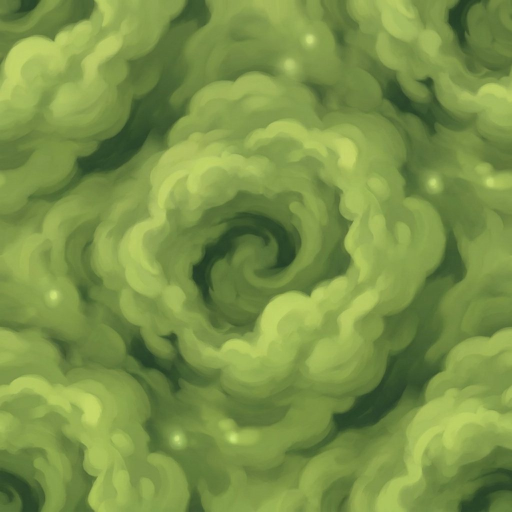
#> input picture src/img/fb2/tex_mist.jpg, 1024 x 1024 px (shown at 1/2 size)
$ python cut_setfx.py ../src/img/fb2/tex_mist.jpg ../src/img/fb2/tex_plateau.jpg
#> lines starting #> are read from the running program, lines starting #| are printed output that depends on the picture
"""设计 85 / 86：套装特效图（2×2，每格 512，黑底）切开 → src/img/fb/set_*.png
用法：python3 tools/cut_setfx.py 原图 输出目录
中间有白色分隔线（510～513px），每格往里缩 8px。
设计 86：套装改红色（#ff4040）：原图绿色的部分换成红色，金色部分不动；
输出带透明度的 PNG：透明度 = 亮度（最亮的通道），颜色按透明度除回来——黑底 = 全透明，叠在浅色面板、深色底上都对。
- set_ring：左上 符文光环（去掉中间白光，垫在图标后面、脚下用）；set_rune：左上整格；set_burst：右上 爆光；set_pillar：右下 光柱（只留中间一条，两端在代码里淡出）
- set_star0..3：左下 星星粒子里挑 4 颗单独的星星（每颗 48×48）"""
import sys
import numpy as np
from PIL import Image
from scipy import ndimage
src, out = sys.argv[1], sys.argv[2]
im = Image.open(src).convert('RGB'); W, H = im.size; c = W // 2
#> further down, im is the input picture: PIL image 1024x1024 RGB; mean R, G, B 122.4, 146.9, 71.6
#> after `W, H = im.size`: W = 1024; H = 1024
#> after `c = W // 2`: c = 512
tile = lambda x, y: im.crop((x * c + 8, y * c + 8, (x + 1) * c - 8, (y + 1) * c - 8))

def red(a):
    """设计 86b：按色相换色——偏柠檬黄的金色拉回正金色；只把绿色（色相 80°～160°，边上软过渡）换成同样亮度、同样饱和度的红色（色相 0°）；金色、白色不动"""
    a = a.astype(np.float32); mx = a.max(axis=2); mn = a.min(axis=2); d = mx - mn
    r, g, b = a[..., 0], a[..., 1], a[..., 2]; dd = np.maximum(d, 1e-3)
    h = np.where(mx == r, ((g - b) / dd) % 6, np.where(mx == g, (b - r) / dd + 2, (r - g) / dd + 4)) * 60
    sat = d / np.maximum(mx, 1)
    w = (np.clip((h - 70) / 20, 0, 1) * np.clip((170 - h) / 20, 0, 1) * np.clip((sat - 0.08) / 0.12, 0, 1))[..., None]
    redc = np.stack([mx, mn, mn * 0.9], -1)
    # 原图的金色里有一部分偏柠檬黄（色相 55°～80°），跟红色放在一起看着发黄绿：拉到正金色（色相 42°），亮度、饱和度不变
    w2 = (np.clip((h - 52) / 6, 0, 1) * np.clip((85 - h) / 10, 0, 1) * np.clip((sat - 0.08) / 0.12, 0, 1))[..., None] * (1 - w)
    gold = np.stack([mx, mn + (mx - mn) * 0.7, mn], -1)
    return a * (1 - w - w2) + redc * w + gold * w2

def save(arr, name):
#> called with name = 'ring'
    a = red(arr); al = a.max(axis=2); col = np.where(al[..., None] > 0, a * 255 / np.maximum(al[..., None], 1), 0)
    Image.fromarray(np.dstack([np.clip(col, 0, 255), al]).astype(np.uint8), 'RGBA').save(f'{out}/set_{name}.png', optimize=True)

sz = lambda img, w, h: np.asarray(img.resize((w, h), Image.LANCZOS)).astype(np.float32)
r0 = sz(tile(0, 0), 256, 256); yy, xx = np.mgrid[:256, :256]; rr = np.hypot(yy - 127.5, xx - 127.5) / 128
save(r0 * np.clip((rr - 0.30) / 0.22, 0, 1)[..., None], 'ring')
save(r0, 'rune')
save(sz(tile(1, 0), 256, 256), 'burst')
p = tile(1, 1); a = np.asarray(p).astype(np.float32).max(axis=2); cols = np.where(a.mean(axis=0) > 18)[0]
#> after `a = np.asarray(p).astype(np.float32).max(axis=2)`:
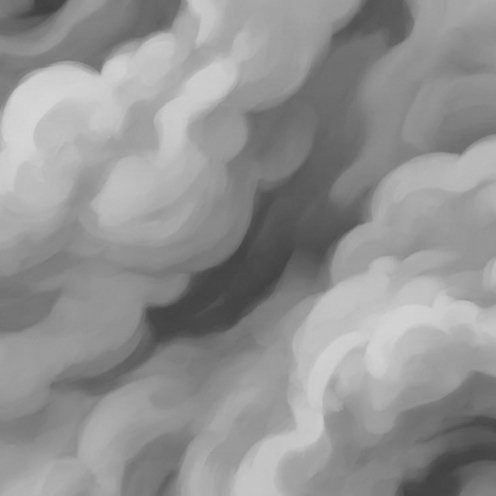
#> a: shape (496, 496) float32; min 62, max 215, mean 146.4
#> after `cols = np.where(a.mean(axis=0) > 18)[0]`: cols = 496 values from 0 to 495
x0, x1 = max(0, cols.min() - 6), min(p.width, cols.max() + 6)
#> x0 = 0; x1 = 496
save(sz(p.crop((x0, 0, x1, p.height)), max(32, (x1 - x0) // 2), 256), 'pillar')
#> call 4 of save, with name = 'pillar'
#> in red (call 4), `w = (np.clip((h - 70) / 20, 0, 1) * np.clip((170 - h) / 20, 0, 1) * np..`:
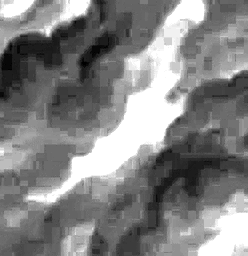
#> w: shape (256, 248, 1) float32; min 0, max 1, mean 0.514
#> in red (call 4), `redc = np.stack([mx, mn, mn * 0.9], -1)`:
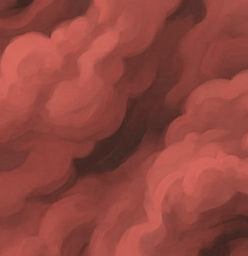
#> redc: shape (256, 248, 3) float32; mean of channels 0, 1, 2 146.4, 70.2, 63.2; drawn as R, G, B
#> in red (call 4), `w2 = (np.clip((h - 52) / 6, 0, 1) * np.clip((85 - h) / 10, 0, 1) * np...`:
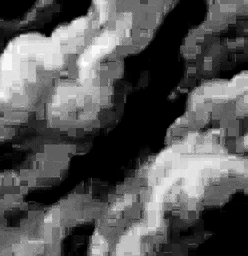
#> w2: shape (256, 248, 1) float32; min 0, max 1, mean 0.345
#> in red (call 4), `return a * (1 - w - w2) + redc * w + gold * w2`:
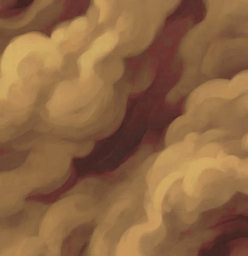
#> returned value: shape (256, 248, 3) float32; mean of channels 0, 1, 2 142.8, 102.4, 67; drawn as R, G, B
#> in save (call 4), `col = np.where(al[..., None] > 0, a * 255 / np.maximum(al[..., None], `:
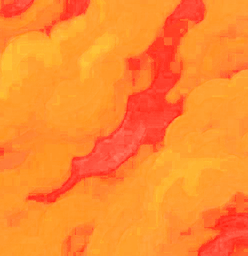
#> col: shape (256, 248, 3) float32; mean of channels 0, 1, 2 255, 178.6, 119.6; drawn with min black and max white
s = np.asarray(tile(0, 1)).astype(np.float32); lum = s.max(axis=2)
lab, n = ndimage.label(lum > 120); szs = ndimage.sum(lum > 120, lab, range(1, n + 1)); com = ndimage.center_of_mass(lum > 120, lab, range(1, n + 1))
got = []
for i in np.argsort(-szs):
    y, x = com[i]
    if any(abs(y - gy) < 40 and abs(x - gx) < 40 for gy, gx in got): continue
    got.append((y, x))
    if len(got) == 4: break
for k, (y, x) in enumerate(got):
    r = 26; arr = sz(tile(0, 1).crop((int(x) - r, int(y) - r, int(x) + r, int(y) + r)), 48, 48); yy2, xx2 = np.mgrid[:48, :48]
    save(arr * np.clip(1.25 - np.hypot(yy2 - 23.5, xx2 - 23.5) / 22, 0, 1)[..., None], f'star{k}')
#> this loop made 4 passes
#> pass 1, in save (call 5), `Image.fromarray(np.dstack([np.clip(col, 0, 255), al]).astype(np.uint8)..`:
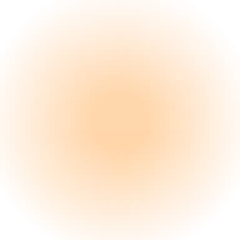
#> saved as set_star0.png: PIL image 48x48 RGBA (shown 5 times larger); mean R, G, B, A 234.1, 172.6, 107.9, 63.6; transparent parts drawn white
print('done')
